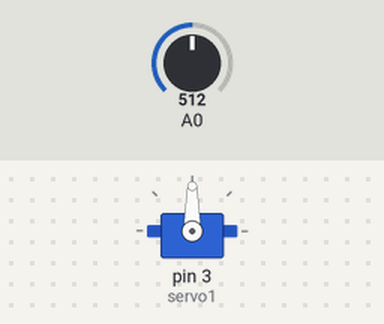
Recording of a sketch running on a simulated Arduino Uno, built with avr-gcc and run on an emulated ATmega328P. Parts: servo. Inputs (shaded band) come from the test bench; at power-on: A0 = 512.

Above: at 1.2 s.
1.3 s: A0 set to 716
At 1.8 s:
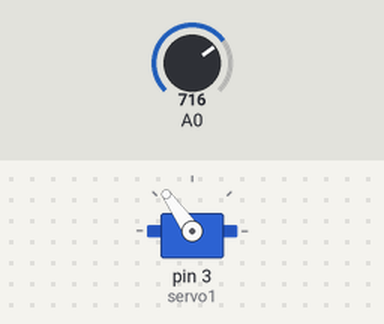
2.8 s: A0 set to 900
At 4.0 s:
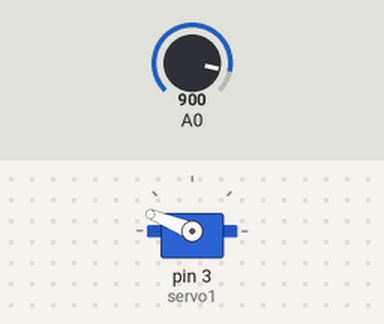
4.3 s: A0 set to 1023
At 5.3 s:
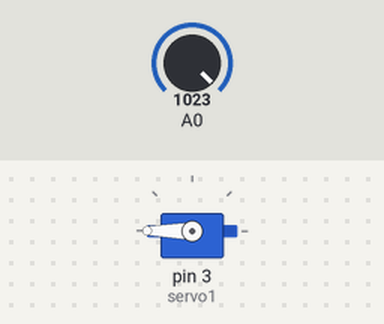
5.8 s: A0 set to 306
At 6.5 s:
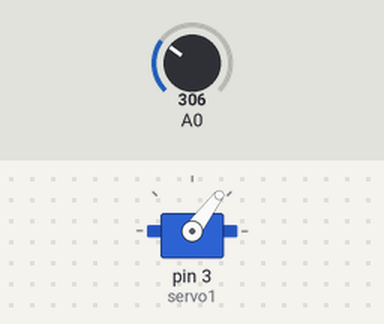
7.3 s: A0 set to 122
At 7.6 s:
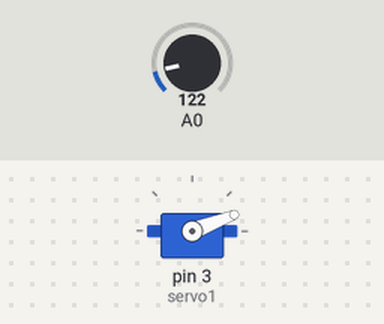
Timing chart, 0 to 9.8 s (numbered marks = the images above; inputs shaded):
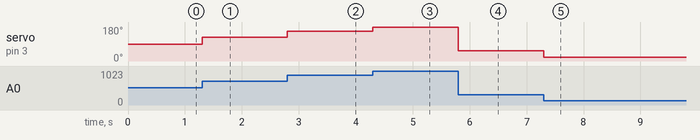

Measured:
- after the input at 1.3 s, servo on pin 3 (servo1): 90° → 125° at once
- after the input at 2.8 s, servo on pin 3 (servo1): 125° → 158° at once
- after the input at 4.3 s, servo on pin 3 (servo1): 158° → 180° at once
- after the input at 5.8 s, servo on pin 3 (servo1): 180° → 53° at once
- after the input at 7.3 s, servo on pin 3 (servo1): 53° → 21° at once

The sketch:

servo_joystick.ino
```cpp
#include <Servo.h>
Servo servo1;
int deger;
int derece;
void setup() {
  servo1.attach(3);
}
void loop() {
  deger = analogRead(A0);
  derece = map(deger, 0, 1023, 0, 180);
  servo1.write(derece);
}
```
